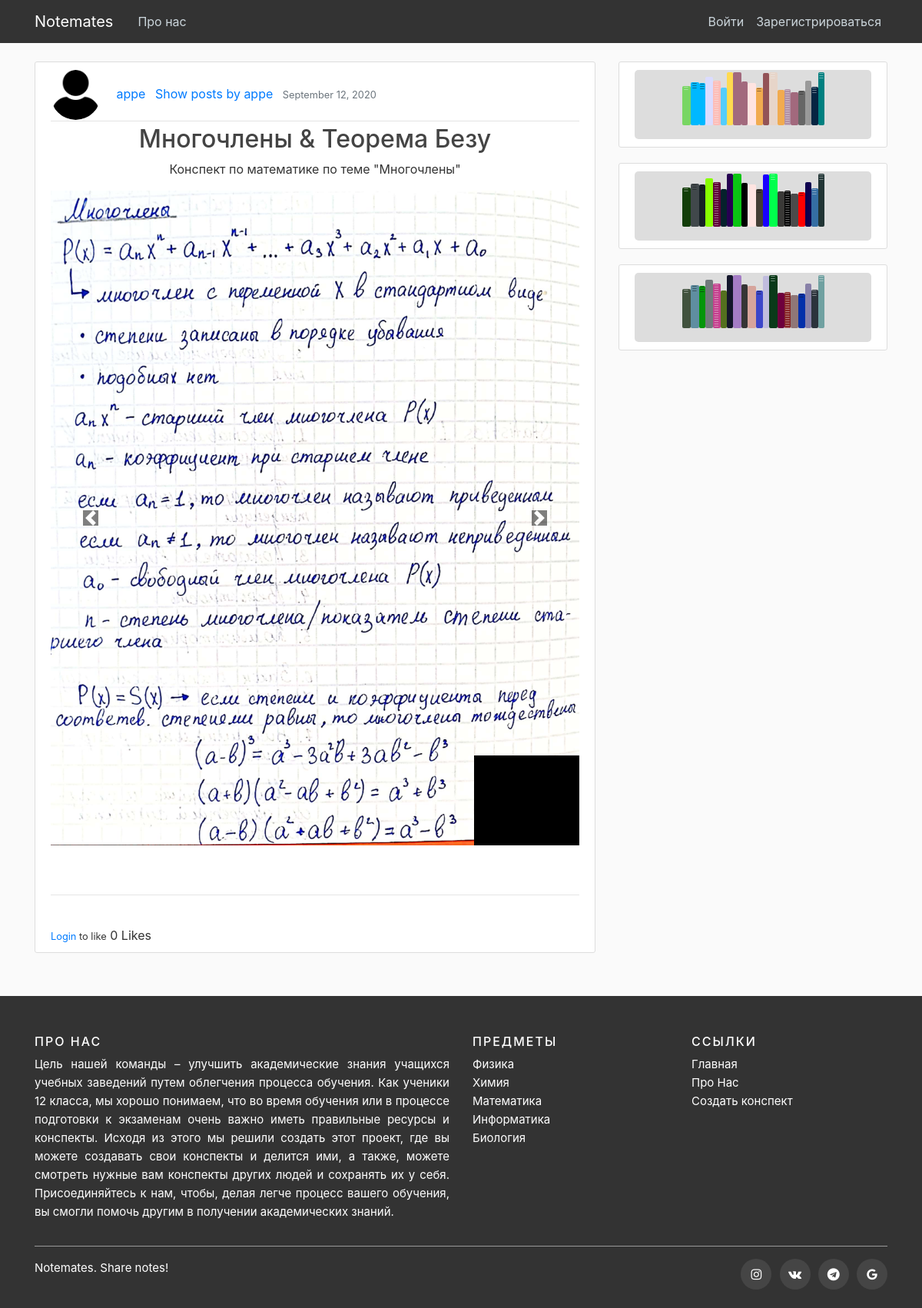
The app's page /post/18/ with its own data.
### blog/models.py (models this page shows, shortened)
class Post(models.Model):
    field_choices=(('A','A'),
                   ('B','B'))
    Заголовок = models.CharField(max_length=100)
    Описание = models.TextField()
    field=models.CharField(max_length=100, choices=field_choices, default='general')
    date_posted = models.DateTimeField(default=timezone.now)
    author = models.ForeignKey(User, on_delete=models.CASCADE)
    Урок=models.CharField(max_length=100)
    likes=models.ManyToManyField(User, related_name="blog_posts")
    image = models.ImageField(upload_to='posts', blank=True)
    image2 = models.ImageField(upload_to='posts', blank=True)
    image3 = models.ImageField(upload_to='posts', blank=True)
    def total_likes(self):
        return self.likes.count()

### users/models.py (models this page shows, shortened)
class Profile(models.Model):
    user = models.OneToOneField(User, on_delete=models.CASCADE,null=True, blank=True)
    image = models.ImageField(default='user.png', upload_to='profile_pics')
    twitter_url = models.CharField(max_length=255, null=True, blank=True)
    facebook_url = models.CharField(max_length=255, null=True, blank=True)
    instagram_url = models.CharField(max_length=255, null=True, blank=True)
    pinterest_url = models.CharField(max_length=255, null=True, blank=True)
    website_url = models.CharField(max_length=255, null=True, blank=True)

### blog/views.py (the view)
# urls.py: path('post/<int:pk>/', PostDetailView.as_view(), name='post-detail'),
class PostDetailView(DetailView):
    model = Post
    def get_context_data(self,*args, **kwargs):
        context=super(PostDetailView, self).get_context_data(    **kwargs)
        stuff=get_object_or_404(Post,id=self.kwargs['pk'])
        total_likes=stuff.total_likes()
        liked=False
        if stuff.likes.filter(id=self.request.user.id).exists():
            liked=True
        context["total_likes"]=total_likes
        context["liked"]=liked
        return context

### blog/templates/blog/post_detail.html (shortened to what this page needs)
{% extends "blog/base.html" %}
{% block content %}
  <article class="media content-section">
    <div class="media-body">
      <div class="article-metadata">
        <img class="rounded-circle article-img" src="{{ object.author.profile.image.url }}">
        <a class="mr-2" href="#">{{ object.author }}</a>
        <a class="mr-2" href="{% url 'user-posts' object.author.username %}">Show posts by {{ object.author }}</a>
        <small class="text-muted">{{ object.date_posted|date:"F d, Y" }}</small>
      </div>
      <h2 class="article-title" style="text-align: center;">{{ object.Заголовок }}</h2>
      <p class="article-content" style="text-align: center;">{{ object.Описание }}</p>
<div style="width:100%;margin: 0 auto;background:rgb(0, 0, 0);"><div id="carouselExampleControls" class="carousel slide" data-ride="carousel">
  <div class="carousel-inner">
    {% if post.image %}
    <div class="carousel-item active">
      <img class="d-block w-100" src="{{ object.image.url }}">
    </div>
    {% endif %}
  </div>
  <a class="carousel-control-prev" href="#carouselExampleControls" role="button" data-slide="prev">
    <span style="background-color: black;" class="carousel-control-prev-icon" aria-hidden="true"></span>
  </a>
  <a class="carousel-control-next" href="#carouselExampleControls" role="button" data-slide="next">
    <span style="background-color: black;" class="carousel-control-next-icon" aria-hidden="true"></span>
  </a>
</div>
</div>
      <br/><br/>
      <hr>
      <br/>
      <form action="{% url 'like_post' post.pk %}" method="POST">
        {% if user.is_authenticated %}
          {% if liked %}
            <button type="submit" name="post_id" value="{{ post.id }}" class="btn btn-danger btn-sm">UnLike</button>
          {% else %}
            <button type="submit" name="post_id" value="{{ post.id }}" class="btn btn-primary btn-sm">Like</button>
          {% endif %}
        {% else %}
          <small><a  href="{% url 'login' %}">Login</a> to like</small>
        {% endif %}
          {{ total_likes}} Likes
      </form>
    </div>
  </article>
{% endblock content %}

### blog/static/blog/main.css (style rules this page uses)
body { background: #fafafa; color: #333333; margin-top: 5rem; }
h1, h2, h3, h4, h5, h6 { color: #444444; }
.content-section { background: #ffffff; padding: 10px 20px; border: 1px solid #dddddd; border-radius: 3px; margin-bottom: 20px; }
.article-title { color: #444444; }
.article-content { white-space: pre-line; }
.article-img { height: 65px; width: 65px; margin-right: 16px; }
.article-metadata { padding-bottom: 1px; margin-bottom: 4px; border-bottom: 1px solid #e3e3e3 }

### blog/templates/blog/base.html (style rules this page uses)
a:link { text-decoration: none ; }

### records on screen
Post: author.profile.image (placeholder picture), author "appe", date_posted "September 12, 2020", Заголовок "Многочлены & Теорема Безу", Описание "Конспект по математике по теме \"Многочлены\"", image (picture)

### other values on screen
{{ total_likes }} "0"
